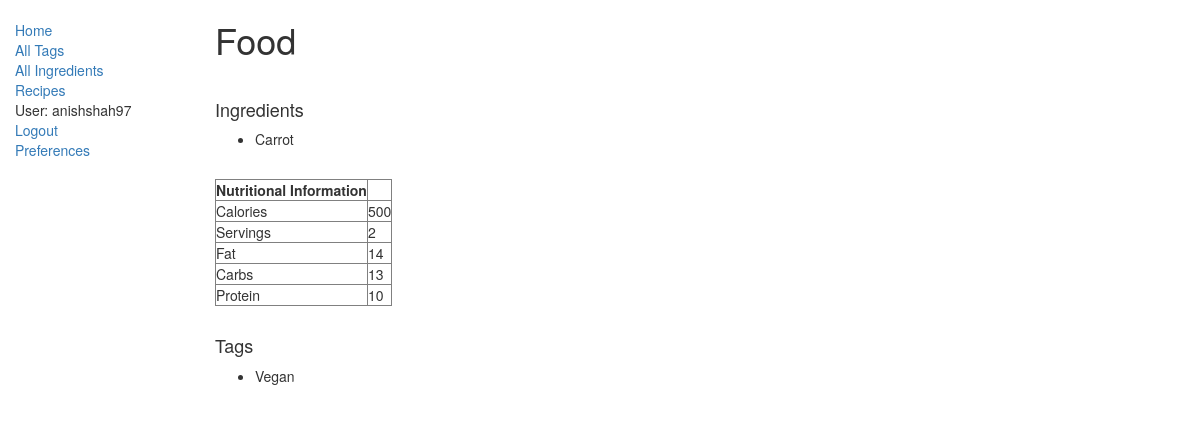
The page /dashboard/recipe/1/ (signed in) on the database its author committed.
### dashboard/models.py (models this page shows, shortened)
class Recipe(models.Model):
	recipe_id = models.AutoField(primary_key=True)
	recipe_name = models.CharField(max_length=50)
	calories = models.IntegerField()
	servings = models.IntegerField()
	fat = models.IntegerField()
	carb = models.IntegerField()
	protein = models.IntegerField()
	ingredients = models.ManyToManyField(Ingredient)
	tags = models.ManyToManyField(Tag)

class Ingredient(models.Model):
	ing_id = models.AutoField(primary_key=True)
	ing_name = models.CharField(max_length=60)
	ing_num = models.IntegerField()

class Tag(models.Model):
	tag_id = models.AutoField(primary_key=True)
	tag_name = models.CharField(max_length=30)

### dashboard/views.py (the view)
# urls.py: url(r'^recipe/(?P<pk>\d+)/$', views.recipe, name='recipe'),
@login_required
def recipe(request, pk):
    recipe = get_object_or_404(Recipe, pk=pk)
    return render(request, 'recipe.html', {'recipe': recipe})

### dashboard/templates/recipe.html
{% extends "base_generic.html" %}
{% block content %}
<h1> {{ recipe.recipe_name }} </h1>
<br>
<h4> Ingredients </h4>
  <body>
      <ul>
      {% for ingredient in recipe.ingredients.all %}
        <li>{{ ingredient.ing_name }}</li>
      {% endfor %}
      </ul>
  </body>
<br>
<table border="1">
<thead>
    <tr>
      <th>Nutritional Information</th>
    </tr>
  </thead>
  <tbody>
    <tr>
    	<td>
          Calories<br>
        </td>
        <td>
          {{ recipe.calories }}<br>
        </td>
    </tr>
    <tr>
    	<td>
          Servings<br>
        </td>
        <td>
          {{ recipe.servings }}<br>
        </td>
    </tr>
    <tr>
    	<td>
          Fat<br>
        </td>
        <td>
          {{ recipe.fat }}<br>
        </td>
    </tr>
    <tr>
    	<td>
          Carbs<br>
        </td>
        <td>
          {{ recipe.carb }}<br>
        </td>
    </tr>
    <tr>
    	<td>
          Protein<br>
        </td>
        <td>
          {{ recipe.protein }}<br>
        </td>
    </tr>
  </tbody>
</table>
<br>
<h4> Tags </h4>
  <body>
      <ul>
      {% for tag in recipe.tags.all %}
        <li>{{ tag.tag_name }}</li>
      {% endfor %}
      </ul>
  </body>
{% endblock %}

### dashboard/templates/base_generic.html (shortened to what this page needs)
<!DOCTYPE html>
<html lang="en">
<head>
    <link rel="stylesheet" href="https://maxcdn.bootstrapcdn.com/bootstrap/3.3.7/css/bootstrap.min.css">
    {% load static %}
    <link rel="stylesheet" href="{% static 'css/styles.css' %}">
</head>
<body>
    <div class="container-fluid">
        <div class="row">
            <div class="col-sm-2">
                {% block sidebar %}
                <ul class="sidebar-nav">
                    <li><a href="{% url 'index' %}">Home</a></li>
                    <li><a href="{% url 'tags' %}">All Tags</a></li>
                    <li><a href="{% url 'ingredients' %}">All Ingredients</a></li>
                    <li><a href="{% url 'recipes' %}">Recipes</a><li>
                    {% if user.is_authenticated %}
                    <li>User: {{ user.get_username }}</li>
                    <li><a href="{% url 'logout'%}?next=/dashboard/">Logout</a></li>
                    <li><a href="{% url 'preferences'%}?next=/dashboard/">Preferences</a></li>
                    {% else %}
                    <li><a href="{% url 'login'%}?next=/dashboard/">Login</a></li>
                    <li><a href="{% url 'signup'%}?next=/dashboard/">Register</a></li>
                    {% endif %}
                </ul>
                {% endblock %}
            </div>
            <div class="col-sm-10 ">
                {% block content %}{% endblock %}
            </div>
        </div>
    </div>
</body>
</html>

### dashboard/static/css/styles.css (style rules this page uses)
.sidebar-nav { margin-top: 20px; padding: 0; list-style: none; }

### rows shown on the page
Recipe: recipe_name "Food", calories "500", servings "2", fat "14", carb "13", protein "10"
Ingredient: ing_name "Carrot"
Tag: tag_name "Vegan"

### other values the page prints
{{ user.get_username }} "anishshah97"
